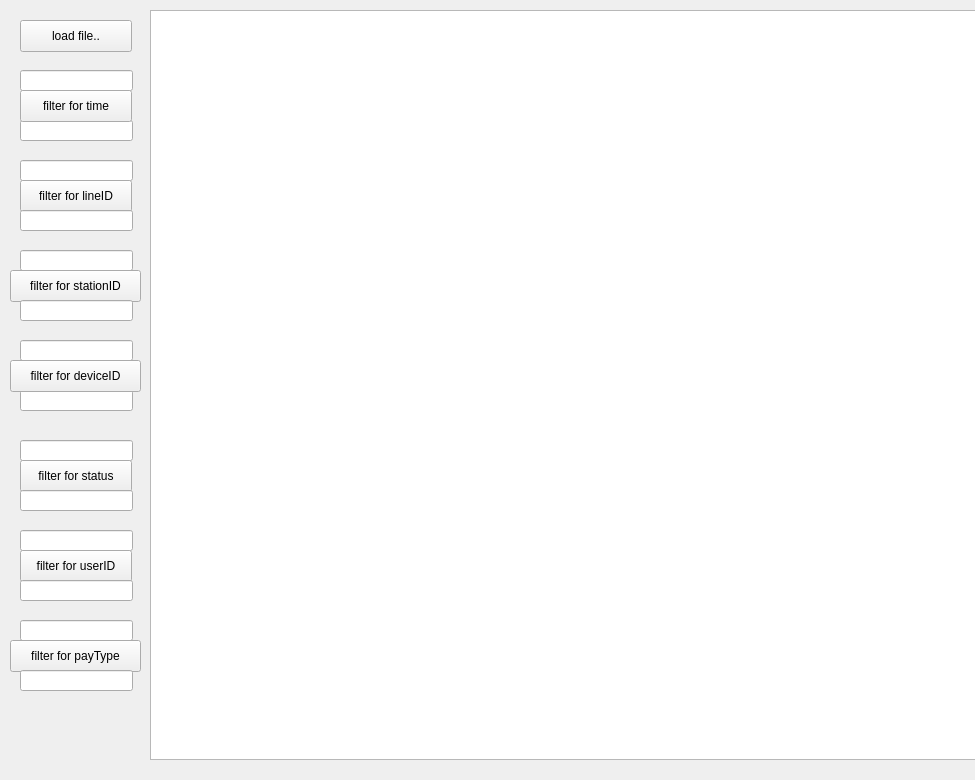
<?xml version="1.0" encoding="UTF-8"?>
<ui version="4.0">
 <class>dialog1</class>
 <widget class="QWidget" name="dialog1">
  <property name="geometry">
   <rect>
    <x>0</x>
    <y>0</y>
    <width>975</width>
    <height>780</height>
   </rect>
  </property>
  <property name="windowTitle">
   <string>Form</string>
  </property>
  <widget class="QLineEdit" name="lowEdit_4">
   <property name="geometry">
    <rect>
     <x>20</x>
     <y>440</y>
     <width>113</width>
     <height>21</height>
    </rect>
   </property>
  </widget>
  <widget class="QLineEdit" name="lowEdit_1">
   <property name="geometry">
    <rect>
     <x>20</x>
     <y>160</y>
     <width>113</width>
     <height>21</height>
    </rect>
   </property>
  </widget>
  <widget class="QTableWidget" name="tableWidget">
   <property name="geometry">
    <rect>
     <x>150</x>
     <y>10</y>
     <width>1250</width>
     <height>750</height>
    </rect>
   </property>
   <property name="minimumSize">
    <size>
     <width>1250</width>
     <height>750</height>
    </size>
   </property>
   <property name="maximumSize">
    <size>
     <width>1250</width>
     <height>750</height>
    </size>
   </property>
  </widget>
  <widget class="QPushButton" name="pushButton_4">
   <property name="geometry">
    <rect>
     <x>10</x>
     <y>270</y>
     <width>131</width>
     <height>32</height>
    </rect>
   </property>
   <property name="text">
    <string>filter for stationID</string>
   </property>
  </widget>
  <widget class="QLineEdit" name="lowEdit_6">
   <property name="geometry">
    <rect>
     <x>20</x>
     <y>620</y>
     <width>113</width>
     <height>21</height>
    </rect>
   </property>
  </widget>
  <widget class="QLineEdit" name="lowEdit">
   <property name="geometry">
    <rect>
     <x>20</x>
     <y>70</y>
     <width>113</width>
     <height>21</height>
    </rect>
   </property>
  </widget>
  <widget class="QPushButton" name="pushButton">
   <property name="geometry">
    <rect>
     <x>20</x>
     <y>20</y>
     <width>112</width>
     <height>32</height>
    </rect>
   </property>
   <property name="text">
    <string>load file..</string>
   </property>
  </widget>
  <widget class="QLineEdit" name="upEdit_3">
   <property name="geometry">
    <rect>
     <x>20</x>
     <y>390</y>
     <width>113</width>
     <height>21</height>
    </rect>
   </property>
   <property name="text">
    <string/>
   </property>
  </widget>
  <widget class="QLineEdit" name="lowEdit_2">
   <property name="geometry">
    <rect>
     <x>20</x>
     <y>250</y>
     <width>113</width>
     <height>21</height>
    </rect>
   </property>
   <property name="text">
    <string/>
   </property>
  </widget>
  <widget class="QPushButton" name="pushButton_8">
   <property name="geometry">
    <rect>
     <x>10</x>
     <y>640</y>
     <width>131</width>
     <height>32</height>
    </rect>
   </property>
   <property name="text">
    <string>filter for payType</string>
   </property>
  </widget>
  <widget class="QLineEdit" name="lowEdit_5">
   <property name="geometry">
    <rect>
     <x>20</x>
     <y>530</y>
     <width>113</width>
     <height>21</height>
    </rect>
   </property>
  </widget>
  <widget class="QLineEdit" name="upEdit">
   <property name="geometry">
    <rect>
     <x>20</x>
     <y>120</y>
     <width>113</width>
     <height>21</height>
    </rect>
   </property>
  </widget>
  <widget class="QPushButton" name="pushButton_5">
   <property name="geometry">
    <rect>
     <x>10</x>
     <y>360</y>
     <width>131</width>
     <height>32</height>
    </rect>
   </property>
   <property name="text">
    <string>filter for deviceID</string>
   </property>
  </widget>
  <widget class="QLineEdit" name="upEdit_2">
   <property name="geometry">
    <rect>
     <x>20</x>
     <y>300</y>
     <width>113</width>
     <height>21</height>
    </rect>
   </property>
   <property name="text">
    <string/>
   </property>
  </widget>
  <widget class="QLineEdit" name="lowEdit_3">
   <property name="geometry">
    <rect>
     <x>20</x>
     <y>340</y>
     <width>113</width>
     <height>21</height>
    </rect>
   </property>
   <property name="text">
    <string/>
   </property>
  </widget>
  <widget class="QPushButton" name="pushButton_6">
   <property name="geometry">
    <rect>
     <x>20</x>
     <y>460</y>
     <width>112</width>
     <height>32</height>
    </rect>
   </property>
   <property name="text">
    <string>filter for status</string>
   </property>
  </widget>
  <widget class="QPushButton" name="pushButton_3">
   <property name="geometry">
    <rect>
     <x>20</x>
     <y>180</y>
     <width>112</width>
     <height>32</height>
    </rect>
   </property>
   <property name="text">
    <string>filter for lineID</string>
   </property>
  </widget>
  <widget class="QPushButton" name="pushButton_7">
   <property name="geometry">
    <rect>
     <x>20</x>
     <y>550</y>
     <width>112</width>
     <height>32</height>
    </rect>
   </property>
   <property name="text">
    <string>filter for userID</string>
   </property>
  </widget>
  <widget class="QLineEdit" name="upEdit_1">
   <property name="geometry">
    <rect>
     <x>20</x>
     <y>210</y>
     <width>113</width>
     <height>21</height>
    </rect>
   </property>
  </widget>
  <widget class="QLineEdit" name="upEdit_5">
   <property name="geometry">
    <rect>
     <x>20</x>
     <y>580</y>
     <width>113</width>
     <height>21</height>
    </rect>
   </property>
  </widget>
  <widget class="QLineEdit" name="upEdit_4">
   <property name="geometry">
    <rect>
     <x>20</x>
     <y>490</y>
     <width>113</width>
     <height>21</height>
    </rect>
   </property>
  </widget>
  <widget class="QLineEdit" name="upEdit_6">
   <property name="geometry">
    <rect>
     <x>20</x>
     <y>670</y>
     <width>113</width>
     <height>21</height>
    </rect>
   </property>
  </widget>
  <widget class="QPushButton" name="pushButton_2">
   <property name="geometry">
    <rect>
     <x>20</x>
     <y>90</y>
     <width>112</width>
     <height>32</height>
    </rect>
   </property>
   <property name="text">
    <string>filter for time</string>
   </property>
  </widget>
 </widget>
 <resources/>
 <connections/>
</ui>
